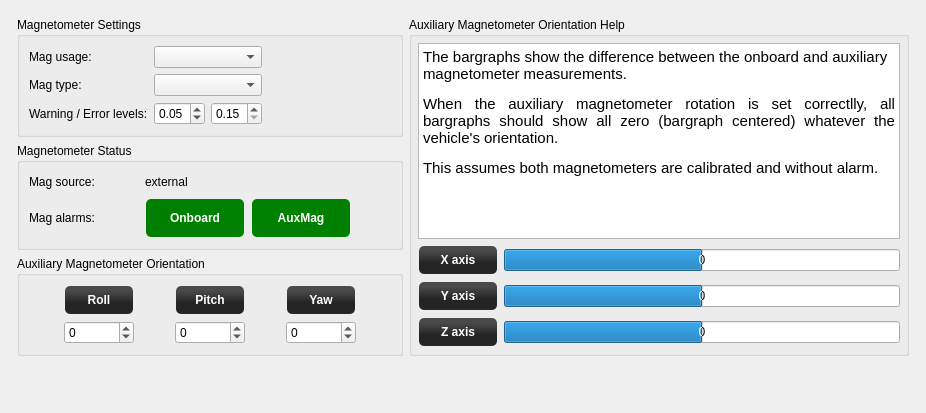
     <widget class="QWidget" name="externalMagTab">
      <property name="enabled">
       <bool>true</bool>
      </property>
      <attribute name="title">
       <string>Magnetometer</string>
      </attribute>
      <layout class="QVBoxLayout" name="verticalLayout_5">
       <item>
        <layout class="QGridLayout" name="gridLayout_6">
         <property name="leftMargin">
          <number>6</number>
         </property>
         <property name="topMargin">
          <number>6</number>
         </property>
         <property name="rightMargin">
          <number>6</number>
         </property>
         <property name="bottomMargin">
          <number>6</number>
         </property>
         <item row="0" column="1">
          <widget class="QGroupBox" name="gridGroupBox">
           <property name="sizePolicy">
            <sizepolicy hsizetype="Expanding" vsizetype="MinimumExpanding">
             <horstretch>0</horstretch>
             <verstretch>0</verstretch>
            </sizepolicy>
           </property>
           <property name="minimumSize">
            <size>
             <width>500</width>
             <height>0</height>
            </size>
           </property>
           <property name="title">
            <string>Auxiliary Magnetometer Orientation Help</string>
           </property>
           <layout class="QGridLayout" name="gridLayout_10">
            <property name="leftMargin">
             <number>6</number>
            </property>
            <property name="topMargin">
             <number>6</number>
            </property>
            <property name="rightMargin">
             <number>6</number>
            </property>
            <property name="bottomMargin">
             <number>6</number>
            </property>
            <item row="2" column="0">
             <widget class="QLabel" name="label_23">
              <property name="minimumSize">
               <size>
                <width>80</width>
                <height>30</height>
               </size>
              </property>
              <property name="maximumSize">
               <size>
                <width>16777215</width>
                <height>30</height>
               </size>
              </property>
              <property name="styleSheet">
               <string notr="true">background-color: qlineargradient(spread:reflect, x1:0.507, y1:0, x2:0.507, y2:0.772, stop:0.208955 rgba(74, 74, 74, 255), stop:0.78607 rgba(36, 36, 36, 255));
color: rgb(255, 255, 255);
border-radius: 5;
margin:1px;
font:bold;</string>
              </property>
              <property name="text">
               <string>Y axis</string>
              </property>
              <property name="alignment">
               <set>Qt::AlignCenter</set>
              </property>
             </widget>
            </item>
            <item row="3" column="0">
             <widget class="QLabel" name="label_22">
              <property name="minimumSize">
               <size>
                <width>80</width>
                <height>30</height>
               </size>
              </property>
              <property name="maximumSize">
               <size>
                <width>16777215</width>
                <height>30</height>
               </size>
              </property>
              <property name="styleSheet">
               <string notr="true">background-color: qlineargradient(spread:reflect, x1:0.507, y1:0, x2:0.507, y2:0.772, stop:0.208955 rgba(74, 74, 74, 255), stop:0.78607 rgba(36, 36, 36, 255));
color: rgb(255, 255, 255);
border-radius: 5;
margin:1px;
font:bold;</string>
              </property>
              <property name="text">
               <string>Z axis</string>
              </property>
              <property name="alignment">
               <set>Qt::AlignCenter</set>
              </property>
             </widget>
            </item>
            <item row="3" column="1">
             <widget class="QProgressBar" name="internalAuxErrorZ">
              <property name="toolTip">
               <string>Difference on Z axis</string>
              </property>
              <property name="minimum">
               <number>-50</number>
              </property>
              <property name="maximum">
               <number>50</number>
              </property>
              <property name="value">
               <number>0</number>
              </property>
              <property name="alignment">
               <set>Qt::AlignCenter</set>
              </property>
              <property name="format">
               <string>%v</string>
              </property>
             </widget>
            </item>
            <item row="2" column="1">
             <widget class="QProgressBar" name="internalAuxErrorY">
              <property name="toolTip">
               <string>Difference on Y axis</string>
              </property>
              <property name="minimum">
               <number>-50</number>
              </property>
              <property name="maximum">
               <number>50</number>
              </property>
              <property name="value">
               <number>0</number>
              </property>
              <property name="alignment">
               <set>Qt::AlignCenter</set>
              </property>
              <property name="format">
               <string>%v</string>
              </property>
             </widget>
            </item>
            <item row="0" column="0" colspan="2">
             <widget class="QTextEdit" name="textEdit">
              <property name="sizePolicy">
               <sizepolicy hsizetype="Expanding" vsizetype="Expanding">
                <horstretch>0</horstretch>
                <verstretch>0</verstretch>
               </sizepolicy>
              </property>
              <property name="html">
               <string>&lt;!DOCTYPE HTML PUBLIC &quot;-//W3C//DTD HTML 4.0//EN&quot; &quot;http://www.w3.org/TR/REC-html40/strict.dtd&quot;&gt;
&lt;html&gt;&lt;head&gt;&lt;meta name=&quot;qrichtext&quot; content=&quot;1&quot; /&gt;&lt;style type=&quot;text/css&quot;&gt;
p, li { white-space: pre-wrap; }
&lt;/style&gt;&lt;/head&gt;&lt;body style=&quot; font-family:'Cantarell'; font-size:11pt; font-weight:400; font-style:normal;&quot;&gt;
&lt;p style=&quot; margin-top:0px; margin-bottom:0px; margin-left:0px; margin-right:0px; -qt-block-indent:0; text-indent:0px;&quot;&gt;The bargraphs show the difference between the onboard and auxiliary magnetometer measurements. &lt;/p&gt;
&lt;p align=&quot;justify&quot; style=&quot; margin-top:12px; margin-bottom:12px; margin-left:0px; margin-right:0px; -qt-block-indent:0; text-indent:0px;&quot;&gt;When the auxiliary magnetometer rotation is set correctlly, all bargraphs should show all zero (bargraph centered) &lt;a name=&quot;result_box&quot;&gt;&lt;/a&gt;whatever the vehicle's orientation.&lt;/p&gt;
&lt;p align=&quot;justify&quot; style=&quot; margin-top:12px; margin-bottom:12px; margin-left:0px; margin-right:0px; -qt-block-indent:0; text-indent:0px;&quot;&gt;This assumes both magnetometers are calibrated and without alarm.&lt;/p&gt;&lt;/body&gt;&lt;/html&gt;</string>
              </property>
              <property name="textInteractionFlags">
               <set>Qt::LinksAccessibleByKeyboard|Qt::LinksAccessibleByMouse|Qt::TextBrowserInteraction|Qt::TextSelectableByKeyboard|Qt::TextSelectableByMouse</set>
              </property>
             </widget>
            </item>
            <item row="1" column="1">
             <widget class="QProgressBar" name="internalAuxErrorX">
              <property name="toolTip">
               <string>Difference on X axis</string>
              </property>
              <property name="minimum">
               <number>-50</number>
              </property>
              <property name="maximum">
               <number>50</number>
              </property>
              <property name="value">
               <number>0</number>
              </property>
              <property name="alignment">
               <set>Qt::AlignCenter</set>
              </property>
              <property name="textVisible">
               <bool>true</bool>
              </property>
              <property name="format">
               <string>%v</string>
              </property>
             </widget>
            </item>
            <item row="1" column="0">
             <widget class="QLabel" name="label_24">
              <property name="minimumSize">
               <size>
                <width>80</width>
                <height>30</height>
               </size>
              </property>
              <property name="maximumSize">
               <size>
                <width>16777215</width>
                <height>30</height>
               </size>
              </property>
              <property name="styleSheet">
               <string notr="true">background-color: qlineargradient(spread:reflect, x1:0.507, y1:0, x2:0.507, y2:0.772, stop:0.208955 rgba(74, 74, 74, 255), stop:0.78607 rgba(36, 36, 36, 255));
color: rgb(255, 255, 255);
border-radius: 5;
margin:1px;
font:bold;</string>
              </property>
              <property name="text">
               <string>X axis</string>
              </property>
              <property name="alignment">
               <set>Qt::AlignCenter</set>
              </property>
             </widget>
            </item>
           </layout>
          </widget>
         </item>
         <item row="0" column="0">
          <layout class="QVBoxLayout" name="verticalLayout_7" stretch="0,0,0">
           <property name="sizeConstraint">
            <enum>QLayout::SetDefaultConstraint</enum>
           </property>
           <property name="leftMargin">
            <number>0</number>
           </property>
           <item>
            <widget class="QGroupBox" name="groupBox_8">
             <property name="sizePolicy">
              <sizepolicy hsizetype="MinimumExpanding" vsizetype="Preferred">
               <horstretch>0</horstretch>
               <verstretch>0</verstretch>
              </sizepolicy>
             </property>
             <property name="title">
              <string>Magnetometer Settings</string>
             </property>
             <layout class="QGridLayout" name="gridLayout_13" columnstretch="0,0,0,0">
              <property name="sizeConstraint">
               <enum>QLayout::SetMinimumSize</enum>
              </property>
              <item row="1" column="0">
               <widget class="QLabel" name="label_31">
                <property name="minimumSize">
                 <size>
                  <width>80</width>
                  <height>0</height>
                 </size>
                </property>
                <property name="text">
                 <string>Mag type:</string>
                </property>
               </widget>
              </item>
              <item row="0" column="0">
               <widget class="QLabel" name="label_32">
                <property name="minimumSize">
                 <size>
                  <width>80</width>
                  <height>0</height>
                 </size>
                </property>
                <property name="text">
                 <string>Mag usage:</string>
                </property>
               </widget>
              </item>
              <item row="1" column="1" colspan="2">
               <widget class="QComboBox" name="auxMagType">
                <property name="sizePolicy">
                 <sizepolicy hsizetype="Minimum" vsizetype="Fixed">
                  <horstretch>0</horstretch>
                  <verstretch>0</verstretch>
                 </sizepolicy>
                </property>
                <property name="minimumSize">
                 <size>
                  <width>100</width>
                  <height>0</height>
                 </size>
                </property>
                <property name="toolTip">
                 <string>Select the magnetometer type.</string>
                </property>
               </widget>
              </item>
              <item row="0" column="1" colspan="2">
               <widget class="QComboBox" name="auxMagUsage">
                <property name="sizePolicy">
                 <sizepolicy hsizetype="Minimum" vsizetype="Fixed">
                  <horstretch>0</horstretch>
                  <verstretch>0</verstretch>
                 </sizepolicy>
                </property>
                <property name="minimumSize">
                 <size>
                  <width>100</width>
                  <height>0</height>
                 </size>
                </property>
                <property name="toolTip">
                 <string>Select how to use available magnetometers.</string>
                </property>
               </widget>
              </item>
              <item row="2" column="1">
               <widget class="QDoubleSpinBox" name="maxDeviationWarning">
                <property name="toolTip">
                 <string>Warning level in percent (default 5%)</string>
                </property>
                <property name="minimum">
                 <double>0.010000000000000</double>
                </property>
                <property name="maximum">
                 <double>0.150000000000000</double>
                </property>
                <property name="singleStep">
                 <double>0.010000000000000</double>
                </property>
                <property name="value">
                 <double>0.050000000000000</double>
                </property>
               </widget>
              </item>
              <item row="2" column="2">
               <widget class="QDoubleSpinBox" name="maxDeviationError">
                <property name="toolTip">
                 <string>Error level in percent (default 15%)</string>
                </property>
                <property name="minimum">
                 <double>0.150000000000000</double>
                </property>
                <property name="maximum">
                 <double>0.300000000000000</double>
                </property>
                <property name="singleStep">
                 <double>0.010000000000000</double>
                </property>
               </widget>
              </item>
              <item row="2" column="0">
               <widget class="QLabel" name="label_5">
                <property name="text">
                 <string>Warning / Error levels:</string>
                </property>
               </widget>
              </item>
              <item row="2" column="3">
               <spacer name="horizontalSpacer_4">
                <property name="orientation">
                 <enum>Qt::Horizontal</enum>
                </property>
                <property name="sizeType">
                 <enum>QSizePolicy::Expanding</enum>
                </property>
                <property name="sizeHint" stdset="0">
                 <size>
                  <width>40</width>
                  <height>20</height>
                 </size>
                </property>
               </spacer>
              </item>
             </layout>
            </widget>
           </item>
           <item>
            <widget class="QGroupBox" name="groupBox_9">
             <property name="sizePolicy">
              <sizepolicy hsizetype="MinimumExpanding" vsizetype="Fixed">
               <horstretch>0</horstretch>
               <verstretch>0</verstretch>
              </sizepolicy>
             </property>
             <property name="title">
              <string>Magnetometer Status</string>
             </property>
             <layout class="QGridLayout" name="gridLayout_14" columnstretch="0,0,0,0">
              <property name="sizeConstraint">
               <enum>QLayout::SetMinimumSize</enum>
              </property>
              <item row="4" column="1">
               <widget class="QLabel" name="onBoardMagStatus">
                <property name="sizePolicy">
                 <sizepolicy hsizetype="Fixed" vsizetype="Preferred">
                  <horstretch>0</horstretch>
                  <verstretch>0</verstretch>
                 </sizepolicy>
                </property>
                <property name="minimumSize">
                 <size>
                  <width>100</width>
                  <height>35</height>
                 </size>
                </property>
                <property name="styleSheet">
                 <string notr="true">background-color: green;
color: rgb(255, 255, 255);
border-radius: 5;
margin:1px;
font:bold;</string>
                </property>
                <property name="text">
                 <string>Onboard</string>
                </property>
                <property name="alignment">
                 <set>Qt::AlignCenter</set>
                </property>
               </widget>
              </item>
              <item row="4" column="2">
               <widget class="QLabel" name="auxMagStatus">
                <property name="sizePolicy">
                 <sizepolicy hsizetype="Fixed" vsizetype="Preferred">
                  <horstretch>0</horstretch>
                  <verstretch>0</verstretch>
                 </sizepolicy>
                </property>
                <property name="minimumSize">
                 <size>
                  <width>100</width>
                  <height>40</height>
                 </size>
                </property>
                <property name="styleSheet">
                 <string notr="true">background-color: green;
color: rgb(255, 255, 255);
border-radius: 5;
margin:1px;
font:bold;</string>
                </property>
                <property name="text">
                 <string>AuxMag</string>
                </property>
                <property name="alignment">
                 <set>Qt::AlignCenter</set>
                </property>
               </widget>
              </item>
              <item row="1" column="0">
               <widget class="QLabel" name="label">
                <property name="minimumSize">
                 <size>
                  <width>110</width>
                  <height>20</height>
                 </size>
                </property>
                <property name="text">
                 <string>Mag source:</string>
                </property>
               </widget>
              </item>
              <item row="4" column="0">
               <widget class="QLabel" name="label_3">
                <property name="sizePolicy">
                 <sizepolicy hsizetype="Preferred" vsizetype="Expanding">
                  <horstretch>0</horstretch>
                  <verstretch>0</verstretch>
                 </sizepolicy>
                </property>
                <property name="minimumSize">
                 <size>
                  <width>0</width>
                  <height>0</height>
                 </size>
                </property>
                <property name="text">
                 <string>Mag alarms:</string>
                </property>
               </widget>
              </item>
              <item row="4" column="3">
               <spacer name="horizontalSpacer_5">
                <property name="orientation">
                 <enum>Qt::Horizontal</enum>
                </property>
                <property name="sizeType">
                 <enum>QSizePolicy::Expanding</enum>
                </property>
                <property name="sizeHint" stdset="0">
                 <size>
                  <width>40</width>
                  <height>20</height>
                 </size>
                </property>
               </spacer>
              </item>
              <item row="1" column="1" colspan="2">
               <widget class="QLabel" name="magStatusSource">
                <property name="sizePolicy">
                 <sizepolicy hsizetype="MinimumExpanding" vsizetype="Preferred">
                  <horstretch>0</horstretch>
                  <verstretch>0</verstretch>
                 </sizepolicy>
                </property>
                <property name="text">
                 <string>external</string>
                </property>
               </widget>
              </item>
             </layout>
            </widget>
           </item>
           <item>
            <widget class="QGroupBox" name="groupBox_7">
             <property name="sizePolicy">
              <sizepolicy hsizetype="MinimumExpanding" vsizetype="Preferred">
               <horstretch>0</horstretch>
               <verstretch>0</verstretch>
              </sizepolicy>
             </property>
             <property name="title">
              <string>Auxiliary Magnetometer Orientation</string>
             </property>
             <layout class="QGridLayout" name="gridLayout_12" columnstretch="0,0,0">
              <property name="sizeConstraint">
               <enum>QLayout::SetMinimumSize</enum>
              </property>
              <item row="2" column="0">
               <widget class="QLabel" name="label_29">
                <property name="minimumSize">
                 <size>
                  <width>70</width>
                  <height>30</height>
                 </size>
                </property>
                <property name="maximumSize">
                 <size>
                  <width>0</width>
                  <height>30</height>
                 </size>
                </property>
                <property name="styleSheet">
                 <string notr="true">background-color: qlineargradient(spread:reflect, x1:0.507, y1:0, x2:0.507, y2:0.772, stop:0.208955 rgba(74, 74, 74, 255), stop:0.78607 rgba(36, 36, 36, 255));
color: rgb(255, 255, 255);
border-radius: 5;
margin:1px;
font:bold;</string>
                </property>
                <property name="text">
                 <string>Roll</string>
                </property>
                <property name="alignment">
                 <set>Qt::AlignCenter</set>
                </property>
               </widget>
              </item>
              <item row="4" column="1">
               <widget class="QDoubleSpinBox" name="auxMagPitchRotation">
                <property name="decimals">
                 <number>0</number>
                </property>
                <property name="minimum">
                 <double>-180.000000000000000</double>
                </property>
                <property name="maximum">
                 <double>180.000000000000000</double>
                </property>
               </widget>
              </item>
              <item row="4" column="2">
               <widget class="QDoubleSpinBox" name="auxMagYawRotation">
                <property name="decimals">
                 <number>0</number>
                </property>
                <property name="minimum">
                 <double>-180.000000000000000</double>
                </property>
                <property name="maximum">
                 <double>180.000000000000000</double>
                </property>
               </widget>
              </item>
              <item row="2" column="1">
               <widget class="QLabel" name="label_28">
                <property name="sizePolicy">
                 <sizepolicy hsizetype="Preferred" vsizetype="Preferred">
                  <horstretch>0</horstretch>
                  <verstretch>0</verstretch>
                 </sizepolicy>
                </property>
                <property name="minimumSize">
                 <size>
                  <width>70</width>
                  <height>30</height>
                 </size>
                </property>
                <property name="maximumSize">
                 <size>
                  <width>0</width>
                  <height>30</height>
                 </size>
                </property>
                <property name="styleSheet">
                 <string notr="true">background-color: qlineargradient(spread:reflect, x1:0.507, y1:0, x2:0.507, y2:0.772, stop:0.208955 rgba(74, 74, 74, 255), stop:0.78607 rgba(36, 36, 36, 255));
color: rgb(255, 255, 255);
border-radius: 5;
margin:1px;
font:bold;</string>
                </property>
                <property name="text">
                 <string>Pitch</string>
                </property>
                <property name="alignment">
                 <set>Qt::AlignCenter</set>
                </property>
               </widget>
              </item>
              <item row="4" column="0">
               <widget class="QDoubleSpinBox" name="auxMagRollRotation">
                <property name="toolTip">
                 <string/>
                </property>
                <property name="decimals">
                 <number>0</number>
                </property>
                <property name="minimum">
                 <double>-180.000000000000000</double>
                </property>
                <property name="maximum">
                 <double>180.000000000000000</double>
                </property>
               </widget>
              </item>
              <item row="2" column="2">
               <widget class="QLabel" name="label_30">
                <property name="sizePolicy">
                 <sizepolicy hsizetype="Preferred" vsizetype="Preferred">
                  <horstretch>0</horstretch>
                  <verstretch>0</verstretch>
                 </sizepolicy>
                </property>
                <property name="minimumSize">
                 <size>
                  <width>70</width>
                  <height>30</height>
                 </size>
                </property>
                <property name="maximumSize">
                 <size>
                  <width>0</width>
                  <height>30</height>
                 </size>
                </property>
                <property name="styleSheet">
                 <string notr="true">background-color: qlineargradient(spread:reflect, x1:0.507, y1:0, x2:0.507, y2:0.772, stop:0.208955 rgba(74, 74, 74, 255), stop:0.78607 rgba(36, 36, 36, 255));
color: rgb(255, 255, 255);
border-radius: 5;
margin:1px;
font:bold;</string>
                </property>
                <property name="text">
                 <string>Yaw</string>
                </property>
                <property name="alignment">
                 <set>Qt::AlignCenter</set>
                </property>
               </widget>
              </item>
             </layout>
            </widget>
           </item>
          </layout>
         </item>
        </layout>
       </item>
       <item>
        <spacer name="verticalSpacer_5">
         <property name="orientation">
          <enum>Qt::Vertical</enum>
         </property>
         <property name="sizeType">
          <enum>QSizePolicy::Expanding</enum>
         </property>
         <property name="sizeHint" stdset="0">
          <size>
           <width>20</width>
           <height>40</height>
          </size>
         </property>
        </spacer>
       </item>
      </layout>
     </widget>
